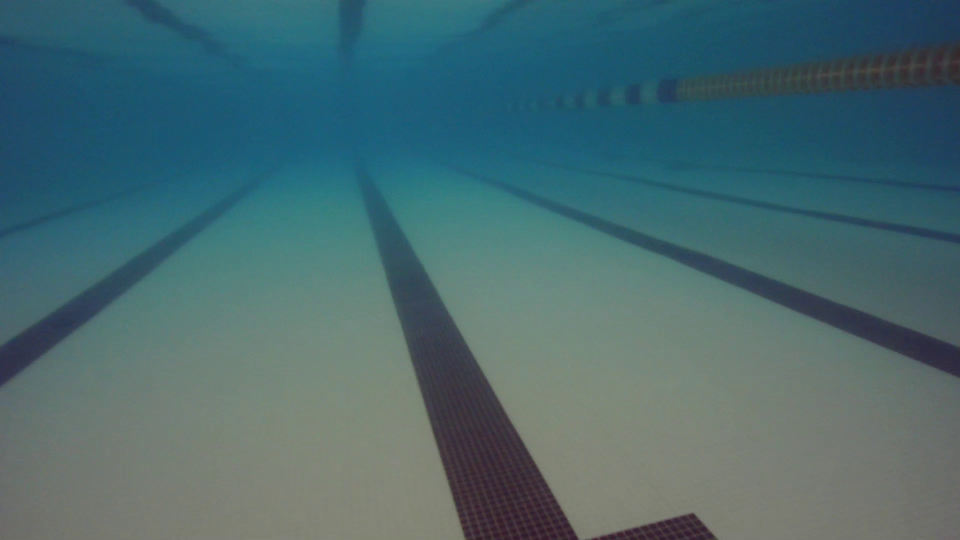
#> input picture rov_pool.jpg, 1920 x 1080 px (shown at 1/2 size)
$ jupyter execute --allow-errors test.ipynb
#> lines starting #> are read from the running program, lines starting #| are printed output that depends on the picture; after the words box and inside, x2 and y2 are one past the last pixel; in counts of white or black regions, pixels touching at a corner belong together
[cell 1]
import cv2
import numpy as np
import matplotlib.pyplot as plt
from dt_apriltags import Detector
from sklearn.cluster import DBSCAN

[cell 2]
img = cv2.imread("rov_pool.jpg")
#> img is the input picture: shape (1080, 1920, 3); mean B, G, R 110.9, 105.5, 72.6

[cell 3]
gray = cv2.cvtColor(img, cv2.COLOR_BGR2GRAY) # convert to grayscale
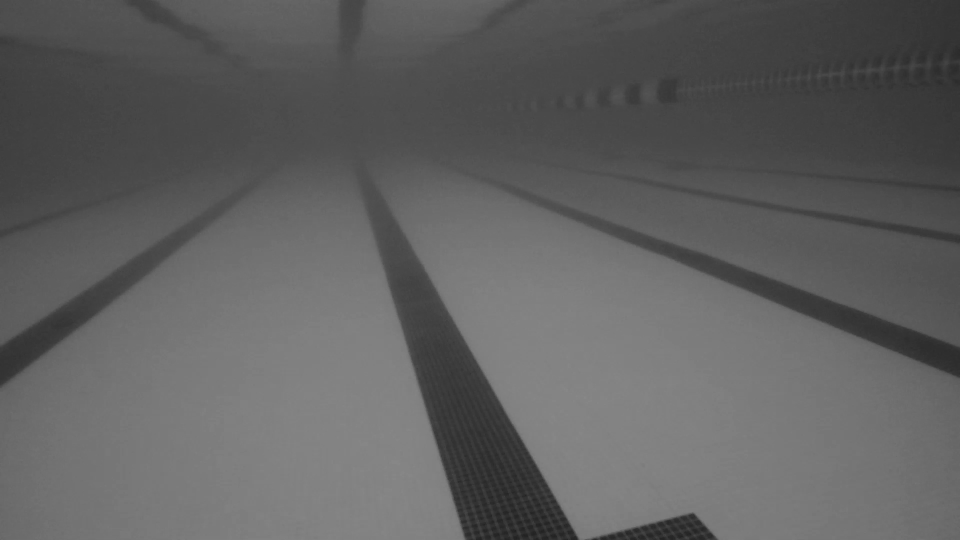
#> gray: shape (1080, 1920) (shown at 1/2 size); min 28, max 136, mean 96.3
plt.imshow(gray)

[cell 4]
adjusted = cv2.convertScaleAbs(gray, alpha=2.5, beta=0)
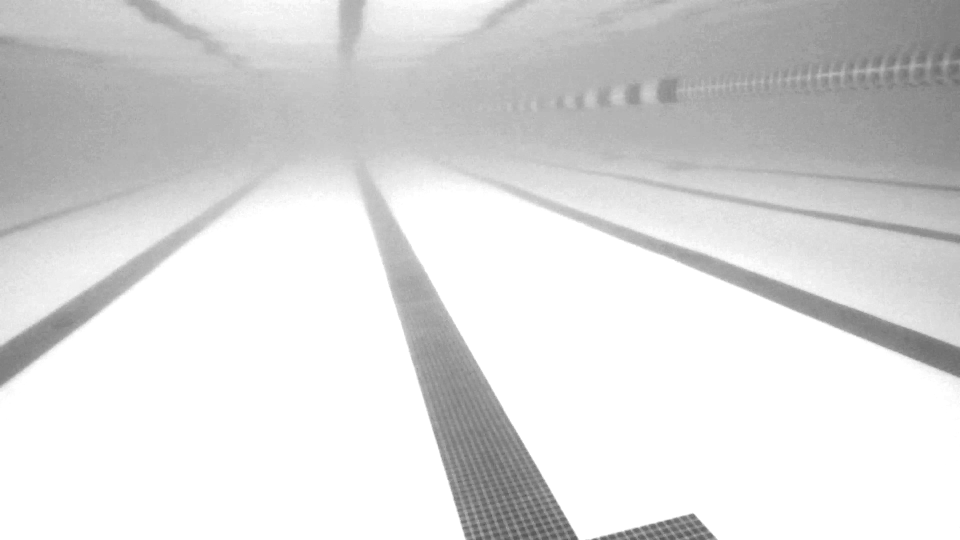
#> adjusted: shape (1080, 1920) (shown at 1/2 size); min 70, max 255, mean 218.6
plt.imshow(adjusted)

[cell 5]
# edges = cv2.Canny(image=gray, threshold1=25, threshold2=175, apertureSize=3) # detect edges
edges = cv2.Canny(gray, 50, 50, apertureSize=3) # detect edges
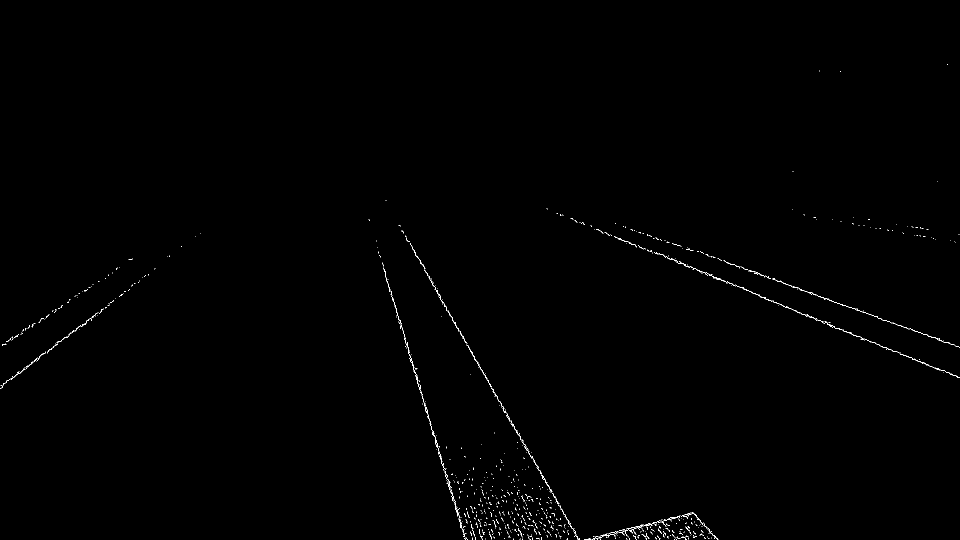
#> edges: shape (1080, 1920) (shown at 1/2 size); 0.33% white in thin lines or dots, all inside (x1, y1, x2, y2) = (0, 128, 1920, 1080)
plt.imshow(edges)

[cell 6]
def find_slope(line):
    x1, y1, x2, y2 = line[0]
    denom = x2 - x1
    if denom == 0:
        return np.inf
    line_slope = (y2 - y1) / (x2 - x1)
    return line_slope

def merge_colinear_lines(lines):
    """
    Attempts to merge colinear lines.
    """
    slopes = [find_slope(line) for line in lines] # extract slopes of the lines
    slopes = np.array(slopes).reshape(-1, 1) # convert slopes to a 2d array

    # DBSCAN clustering to group colinear lines
    # `eps` is the maximum distance between two samples for them to be part of the same cluster
    # `min_samples` is the minimum number of samples for something to become its own cluster
    dbscan = DBSCAN(eps = 0.1, min_samples=2)
    labels = dbscan.fit_predict(slopes) # labels is a list of clusters, basically

    # Group lines based on the cluster labels
    grouped_lines = {}
    for idx, line in enumerate(lines):
        label = labels[idx]
        if label not in grouped_lines:
            grouped_lines[label] = []
        grouped_lines[label].append(line)


    # Calculate the average slope for each cluster
    merged_lines = []
    for label, cluster_lines in grouped_lines.items():
        average_slope = np.mean([find_slope(line) for line in cluster_lines])
        merged_lines.append((cluster_lines[0], average_slope))

    return merged_lines

[cell 7]
# # plt.imshow(edges)
# lines = cv2.HoughLinesP(
#                 edges,
#                 1,
#                 np.pi/180,
#                 100,
#                 minLineLength=500,
#                 maxLineGap=50
#                 ,
#         ) # detect lines

# lines = merge_colinear_lines(lines)

# for line in lines:
#     x1, y1, x2, y2 = line[0][0]
#     line_slope = line[1]
#     cv2.line(img, (x1, y1), (x2, y2), (0, 255, 0), 10)
#     cv2.putText(img, f"m = {line_slope}", (x1, y1), cv2.FONT_HERSHEY_SIMPLEX, 1, (0,0,0), 2)

# plt.imshow(cv2.cvtColor(img, cv2.COLOR_BGR2RGB))

[cell 8]
def detect_lanes(img, t1, t2):
    gray = cv2.cvtColor(img, cv2.COLOR_BGR2GRAY) # convert to grayscale
    edges = cv2.Canny(gray, t1, t2, apertureSize=3) # detect edges
    lines = cv2.HoughLinesP(
                    edges,
                    1,
                    np.pi/180,
                    100,
                    minLineLength=300,
                    maxLineGap=30,
            ) # detect lines

    lines = merge_colinear_lines(lines)

    for line in lines:
        x1, y1, x2, y2 = line[0][0]
        line_slope = line[1]
        cv2.line(img, (x1, y1), (x2, y2), (0, 255, 0), 10)
        cv2.putText(img, f"m = {line_slope}", (x1, y1), cv2.FONT_HERSHEY_SIMPLEX, 1, (0,0,0), 2)

    return cv2.cvtColor(img, cv2.COLOR_BGR2RGB)

[cell 9]
cap = cv2.VideoCapture('AUV_Vid.mkv')
fourcc = cv2.VideoWriter_fourcc(*'XVID')
out = cv2.VideoWriter('output.avi', fourcc, 20.0, (640, 480))

# plt.imshow(detect_lanes(cv2.imread("rov_pool.jpg"), 50, 50))
ret, frame = cap.read()
#> (the rest of this cell did not finish here and is left out)

[cell 10]
ret, frame = cap.read()
ret, frame = cap.read()
ret, frame = cap.read()
ret, frame = cap.read()
ret, frame = cap.read()
ret, frame = cap.read()
ret, frame = cap.read()
ret, frame = cap.read()
ret, frame = cap.read()
ret, frame = cap.read()

#> (the rest of this cell did not finish here and is left out)
